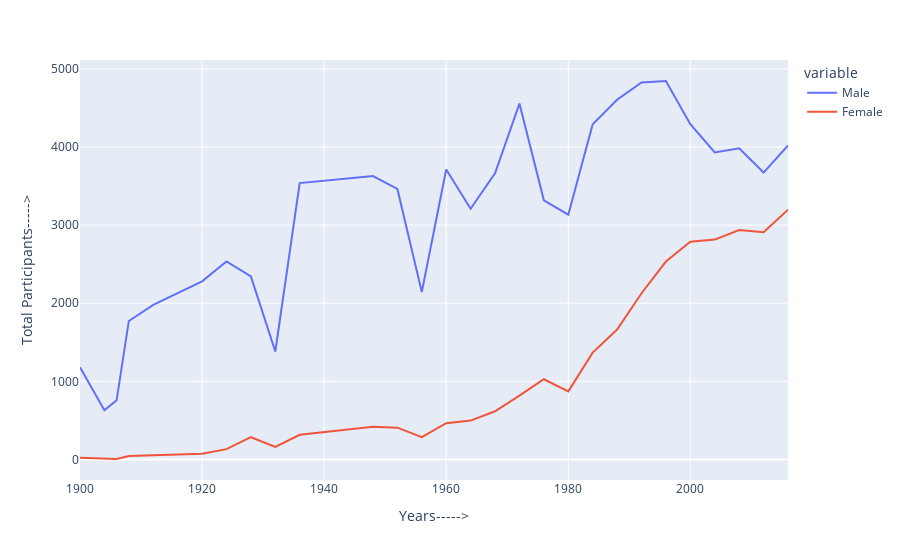

Notebook code for this chart:
### Code cell
fig=px.line(temp_df,x='Year',y=['Male','Female'])
fig.layout.yaxis.title ='Total Participants----->'
fig.layout.xaxis.title ='Years----->'
fig.show()

### Figure 1 — Plotly figure (JSON) as saved in the notebook; plotly's stock layout.template omitted (floating-point values rounded to 4 significant figures)
{"data": [{"hovertemplate": "variable=Male<br>Year=%{x}<br>value=%{y}<extra></extra>", "legendgroup": "Male", "line": {"color": "#636efa", "dash": "solid"}, "marker": {"symbol": "circle"}, "mode": "lines", "name": "Male", "orientation": "v", "showlegend": true, "type": "scatter", "x": [1900, 1904, 1906, 1908, 1912, 1920, 1924, 1928, 1932, 1936, 1948, 1952, 1956, 1960, 1964, 1968, 1972, 1976, 1980, 1984, 1988, 1992, 1996, 2000, 2004, 2008, 2012, 2016], "xaxis": "x", "y": [1181, 629, 757, 1773, 1979, 2280, 2535, 2342, 1382, 3538, 3628, 3463, 2144, 3713, 3210, 3662, 4556, 3317, 3134, 4292, 4606, 4826, 4845, 4293, 3930, 3984, 3673, 4019], "yaxis": "y"}, {"hovertemplate": "variable=Female<br>Year=%{x}<br>value=%{y}<extra></extra>", "legendgroup": "Female", "line": {"color": "#EF553B", "dash": "solid"}, "marker": {"symbol": "circle"}, "mode": "lines", "name": "Female", "orientation": "v", "showlegend": true, "type": "scatter", "x": [1900, 1904, 1906, 1908, 1912, 1920, 1924, 1928, 1932, 1936, 1948, 1952, 1956, 1960, 1964, 1968, 1972, 1976, 1980, 1984, 1988, 1992, 1996, 2000, 2004, 2008, 2012, 2016], "xaxis": "x", "y": [23, 6, 6, 44, 53, 73, 132, 285, 162, 316, 420, 407, 286, 464, 498, 617, 817, 1027, 872, 1368, 1664, 2128, 2534, 2788, 2815, 2937, 2909, 3197], "yaxis": "y"}], "layout": {"autosize": true, "legend": {"title": {"text": "variable"}, "tracegroupgap": 0}, "margin": {"t": 60}, "xaxis": {"anchor": "y", "autorange": true, "domain": [0, 1], "range": [1900, 2016], "title": {"text": "Years----->"}, "type": "linear"}, "yaxis": {"anchor": "x", "autorange": true, "domain": [0, 1], "range": [-262.8, 5114.0], "title": {"text": "Total Participants----->"}, "type": "linear"}}}
